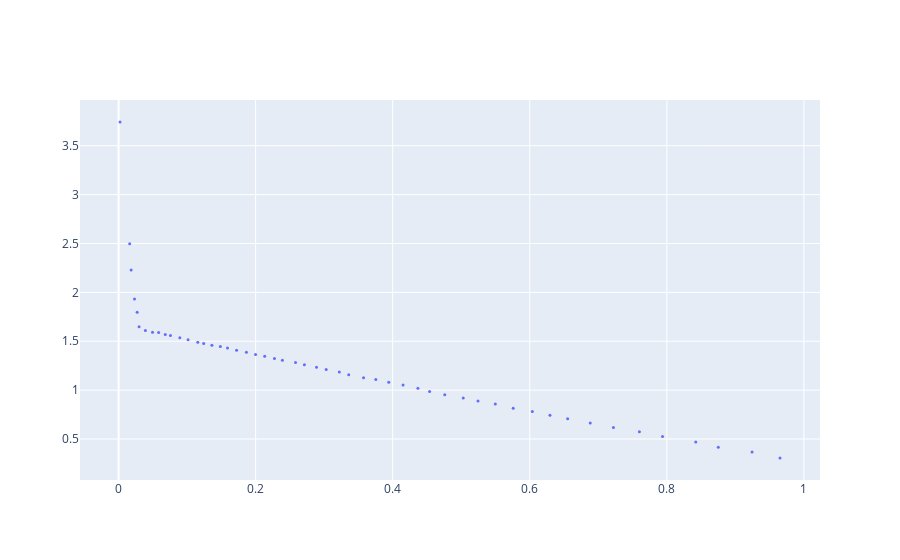

The code cell stored with this chart in its notebook:
### Code cell
cf = generate_composite_front(objectives, objectives2)
fig = go.Figure(data=go.Scatter(x=cf[:,0],
                                y=cf[:,1],
                                   mode="markers",
                                   marker_size=3))
fig
